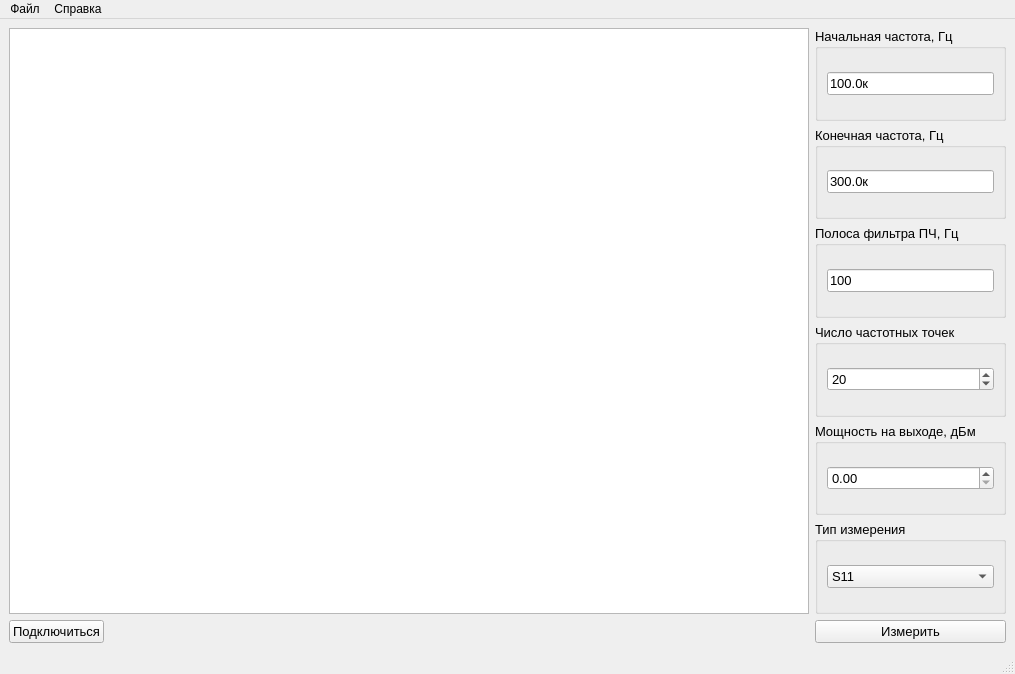
<?xml version="1.0" encoding="UTF-8"?>
<ui version="4.0">
 <class>MainWin</class>
 <widget class="QMainWindow" name="MainWin">
  <property name="geometry">
   <rect>
    <x>0</x>
    <y>0</y>
    <width>1015</width>
    <height>674</height>
   </rect>
  </property>
  <property name="windowTitle">
   <string>MainWin</string>
  </property>
  <widget class="QWidget" name="centralwidget">
   <layout class="QHBoxLayout" name="horizontalLayout">
    <item>
     <layout class="QVBoxLayout" name="verticalLayout">
      <item>
       <widget class="QChartView" name="Plot">
        <property name="minimumSize">
         <size>
          <width>800</width>
          <height>0</height>
         </size>
        </property>
       </widget>
      </item>
      <item>
       <layout class="QHBoxLayout" name="horizontalLayout_2">
        <item>
         <widget class="QPushButton" name="pb_connect">
          <property name="enabled">
           <bool>true</bool>
          </property>
          <property name="font">
           <font>
            <pointsize>10</pointsize>
           </font>
          </property>
          <property name="text">
           <string>Подключиться</string>
          </property>
         </widget>
        </item>
        <item>
         <spacer name="horizontalSpacer">
          <property name="orientation">
           <enum>Qt::Horizontal</enum>
          </property>
          <property name="sizeHint" stdset="0">
           <size>
            <width>40</width>
            <height>20</height>
           </size>
          </property>
         </spacer>
        </item>
       </layout>
      </item>
     </layout>
    </item>
    <item>
     <layout class="QVBoxLayout" name="verticalLayout_2">
      <item>
       <widget class="QGroupBox" name="gb_freqstart">
        <property name="maximumSize">
         <size>
          <width>200</width>
          <height>16777215</height>
         </size>
        </property>
        <property name="font">
         <font>
          <pointsize>10</pointsize>
          <weight>50</weight>
          <italic>false</italic>
          <bold>false</bold>
          <kerning>true</kerning>
         </font>
        </property>
        <property name="title">
         <string>Начальная частота, Гц</string>
        </property>
        <layout class="QHBoxLayout" name="horizontalLayout_3">
         <item>
          <widget class="QLineEdit" name="le_freqstart">
           <property name="maximumSize">
            <size>
             <width>200</width>
             <height>16777215</height>
            </size>
           </property>
           <property name="text">
            <string>100.0к</string>
           </property>
          </widget>
         </item>
        </layout>
       </widget>
      </item>
      <item>
       <widget class="QGroupBox" name="gb_freqstop">
        <property name="maximumSize">
         <size>
          <width>200</width>
          <height>16777215</height>
         </size>
        </property>
        <property name="font">
         <font>
          <pointsize>10</pointsize>
         </font>
        </property>
        <property name="title">
         <string>Конечная частота, Гц</string>
        </property>
        <layout class="QHBoxLayout" name="horizontalLayout_4">
         <item>
          <widget class="QLineEdit" name="le_freqstop">
           <property name="maximumSize">
            <size>
             <width>200</width>
             <height>16777215</height>
            </size>
           </property>
           <property name="text">
            <string>300.0к</string>
           </property>
          </widget>
         </item>
        </layout>
       </widget>
      </item>
      <item>
       <widget class="QGroupBox" name="gb_filterbound">
        <property name="maximumSize">
         <size>
          <width>200</width>
          <height>16777215</height>
         </size>
        </property>
        <property name="font">
         <font>
          <pointsize>10</pointsize>
         </font>
        </property>
        <property name="title">
         <string>Полоса фильтра ПЧ, Гц</string>
        </property>
        <layout class="QHBoxLayout" name="horizontalLayout_5">
         <item>
          <widget class="QLineEdit" name="le_boundfreq">
           <property name="text">
            <string>100</string>
           </property>
          </widget>
         </item>
        </layout>
       </widget>
      </item>
      <item>
       <widget class="QGroupBox" name="groupBox_4">
        <property name="maximumSize">
         <size>
          <width>200</width>
          <height>16777215</height>
         </size>
        </property>
        <property name="font">
         <font>
          <pointsize>10</pointsize>
         </font>
        </property>
        <property name="title">
         <string>Число частотных точек</string>
        </property>
        <layout class="QVBoxLayout" name="verticalLayout_6">
         <item>
          <widget class="QSpinBox" name="sb_freqpoint">
           <property name="font">
            <font>
             <pointsize>10</pointsize>
             <weight>50</weight>
             <bold>false</bold>
            </font>
           </property>
           <property name="layoutDirection">
            <enum>Qt::LeftToRight</enum>
           </property>
           <property name="minimum">
            <number>1</number>
           </property>
           <property name="maximum">
            <number>1000</number>
           </property>
           <property name="value">
            <number>20</number>
           </property>
          </widget>
         </item>
        </layout>
       </widget>
      </item>
      <item>
       <widget class="QGroupBox" name="groupBox">
        <property name="maximumSize">
         <size>
          <width>200</width>
          <height>16777215</height>
         </size>
        </property>
        <property name="font">
         <font>
          <pointsize>10</pointsize>
         </font>
        </property>
        <property name="title">
         <string>Мощность на выходе, дБм</string>
        </property>
        <layout class="QVBoxLayout" name="verticalLayout_7">
         <item>
          <widget class="QDoubleSpinBox" name="sb_power">
           <property name="font">
            <font>
             <pointsize>10</pointsize>
            </font>
           </property>
           <property name="decimals">
            <number>2</number>
           </property>
           <property name="singleStep">
            <double>0.050000000000000</double>
           </property>
          </widget>
         </item>
        </layout>
       </widget>
      </item>
      <item>
       <widget class="QGroupBox" name="groupBox_2">
        <property name="maximumSize">
         <size>
          <width>200</width>
          <height>16777215</height>
         </size>
        </property>
        <property name="font">
         <font>
          <pointsize>10</pointsize>
         </font>
        </property>
        <property name="title">
         <string>Тип измерения</string>
        </property>
        <layout class="QVBoxLayout" name="verticalLayout_3">
         <item>
          <widget class="QComboBox" name="cm_sparamet">
           <property name="maximumSize">
            <size>
             <width>16777215</width>
             <height>16777215</height>
            </size>
           </property>
           <property name="font">
            <font>
             <pointsize>10</pointsize>
             <strikeout>false</strikeout>
             <kerning>true</kerning>
            </font>
           </property>
           <property name="contextMenuPolicy">
            <enum>Qt::DefaultContextMenu</enum>
           </property>
           <property name="editable">
            <bool>false</bool>
           </property>
           <item>
            <property name="text">
             <string>S11</string>
            </property>
           </item>
           <item>
            <property name="text">
             <string>S21</string>
            </property>
           </item>
           <item>
            <property name="text">
             <string>S12</string>
            </property>
           </item>
           <item>
            <property name="text">
             <string>S22</string>
            </property>
           </item>
          </widget>
         </item>
        </layout>
       </widget>
      </item>
      <item>
       <widget class="QPushButton" name="pb_result">
        <property name="maximumSize">
         <size>
          <width>200</width>
          <height>16777215</height>
         </size>
        </property>
        <property name="font">
         <font>
          <pointsize>10</pointsize>
         </font>
        </property>
        <property name="text">
         <string>Измерить</string>
        </property>
       </widget>
      </item>
     </layout>
    </item>
   </layout>
  </widget>
  <widget class="QMenuBar" name="menubar">
   <property name="geometry">
    <rect>
     <x>0</x>
     <y>0</y>
     <width>1015</width>
     <height>20</height>
    </rect>
   </property>
   <widget class="QMenu" name="menu">
    <property name="title">
     <string>Файл</string>
    </property>
    <addaction name="ac_setnet"/>
   </widget>
   <widget class="QMenu" name="ac_help">
    <property name="title">
     <string>Справка</string>
    </property>
   </widget>
   <addaction name="menu"/>
   <addaction name="ac_help"/>
  </widget>
  <widget class="QStatusBar" name="statusbar"/>
  <action name="ac_setnet">
   <property name="text">
    <string>Настройки сети</string>
   </property>
  </action>
  <action name="menu_3">
   <property name="text">
    <string>menu_2</string>
   </property>
  </action>
  <action name="action">
   <property name="text">
    <string>Справка</string>
   </property>
  </action>
 </widget>
 <customwidgets>
  <customwidget>
   <class>QChartView</class>
   <extends>QGraphicsView</extends>
   <header>qchartview.h</header>
  </customwidget>
 </customwidgets>
 <resources/>
 <connections/>
</ui>
